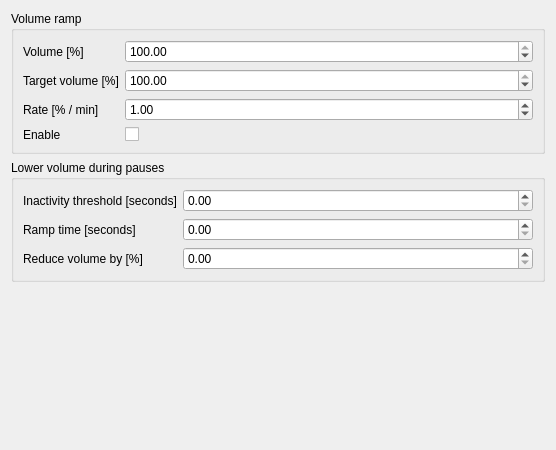
<?xml version="1.0" encoding="UTF-8"?>
<ui version="4.0">
 <class>VolumeControlForm</class>
 <widget class="QWidget" name="VolumeControlForm">
  <property name="geometry">
   <rect>
    <x>0</x>
    <y>0</y>
    <width>556</width>
    <height>450</height>
   </rect>
  </property>
  <property name="windowTitle">
   <string>Form</string>
  </property>
  <layout class="QVBoxLayout" name="verticalLayout">
   <item>
    <widget class="QGroupBox" name="groupBox">
     <property name="title">
      <string>Volume ramp</string>
     </property>
     <layout class="QFormLayout" name="formLayout_2">
      <item row="0" column="0">
       <widget class="QLabel" name="label_volume">
        <property name="text">
         <string>Volume [%]</string>
        </property>
       </widget>
      </item>
      <item row="0" column="1">
       <widget class="QDoubleSpinBox" name="doubleSpinBox_volume">
        <property name="decimals">
         <number>2</number>
        </property>
        <property name="maximum">
         <double>100.000000000000000</double>
        </property>
        <property name="singleStep">
         <double>0.100000000000000</double>
        </property>
        <property name="value">
         <double>100.000000000000000</double>
        </property>
       </widget>
      </item>
      <item row="1" column="0">
       <widget class="QLabel" name="label_target_volume">
        <property name="text">
         <string>Target volume [%]</string>
        </property>
       </widget>
      </item>
      <item row="1" column="1">
       <widget class="QDoubleSpinBox" name="doubleSpinBox_target_volume">
        <property name="maximum">
         <double>100.000000000000000</double>
        </property>
        <property name="singleStep">
         <double>0.100000000000000</double>
        </property>
        <property name="value">
         <double>100.000000000000000</double>
        </property>
       </widget>
      </item>
      <item row="2" column="0">
       <widget class="QLabel" name="label_rate">
        <property name="text">
         <string>Rate [% / min]</string>
        </property>
       </widget>
      </item>
      <item row="2" column="1">
       <widget class="QDoubleSpinBox" name="doubleSpinBox_rate">
        <property name="maximum">
         <double>10000.000000000000000</double>
        </property>
        <property name="singleStep">
         <double>0.100000000000000</double>
        </property>
        <property name="value">
         <double>1.000000000000000</double>
        </property>
       </widget>
      </item>
      <item row="3" column="0">
       <widget class="QLabel" name="label">
        <property name="text">
         <string>Enable</string>
        </property>
       </widget>
      </item>
      <item row="3" column="1">
       <widget class="QCheckBox" name="checkBox_ramp_enabled">
        <property name="text">
         <string/>
        </property>
       </widget>
      </item>
     </layout>
    </widget>
   </item>
   <item>
    <widget class="QGroupBox" name="groupBox_2">
     <property name="title">
      <string>Lower volume during pauses</string>
     </property>
     <layout class="QFormLayout" name="formLayout">
      <item row="0" column="0">
       <widget class="QLabel" name="label_2">
        <property name="text">
         <string>Inactivity threshold [seconds]</string>
        </property>
       </widget>
      </item>
      <item row="0" column="1">
       <widget class="QDoubleSpinBox" name="doubleSpinBox_inactivity_threshold">
        <property name="maximum">
         <double>100.000000000000000</double>
        </property>
        <property name="singleStep">
         <double>0.100000000000000</double>
        </property>
       </widget>
      </item>
      <item row="2" column="0">
       <widget class="QLabel" name="label_3">
        <property name="text">
         <string>Reduce volume by [%]</string>
        </property>
       </widget>
      </item>
      <item row="2" column="1">
       <widget class="QDoubleSpinBox" name="doubleSpinBox_inactivity_volume">
        <property name="maximum">
         <double>100.000000000000000</double>
        </property>
        <property name="singleStep">
         <double>0.100000000000000</double>
        </property>
       </widget>
      </item>
      <item row="1" column="0">
       <widget class="QLabel" name="label_4">
        <property name="text">
         <string>Ramp time [seconds]</string>
        </property>
       </widget>
      </item>
      <item row="1" column="1">
       <widget class="QDoubleSpinBox" name="doubleSpinBox_inactivity_ramp_time">
        <property name="maximum">
         <double>100.000000000000000</double>
        </property>
        <property name="singleStep">
         <double>0.100000000000000</double>
        </property>
       </widget>
      </item>
     </layout>
    </widget>
   </item>
   <item>
    <spacer name="verticalSpacer">
     <property name="orientation">
      <enum>Qt::Vertical</enum>
     </property>
     <property name="sizeHint" stdset="0">
      <size>
       <width>20</width>
       <height>40</height>
      </size>
     </property>
    </spacer>
   </item>
  </layout>
 </widget>
 <tabstops>
  <tabstop>doubleSpinBox_volume</tabstop>
  <tabstop>doubleSpinBox_target_volume</tabstop>
  <tabstop>doubleSpinBox_rate</tabstop>
  <tabstop>checkBox_ramp_enabled</tabstop>
  <tabstop>doubleSpinBox_inactivity_threshold</tabstop>
  <tabstop>doubleSpinBox_inactivity_ramp_time</tabstop>
  <tabstop>doubleSpinBox_inactivity_volume</tabstop>
 </tabstops>
 <resources/>
 <connections/>
</ui>
